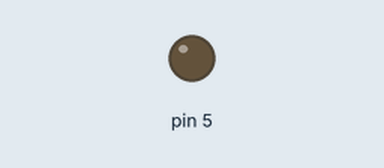
Recording of a sketch running on a simulated Arduino Uno, built with avr-gcc and run on an emulated ATmega328P. On the bench: output pins drawn as LEDs (lit = HIGH).

Above: at 4.0 s.
At 10.5 s:
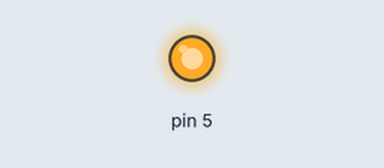
Timing chart, 0 to 16.9 s (numbered marks = the images above):
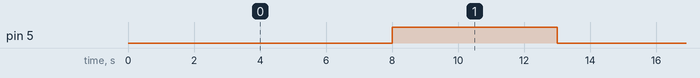

The sketch:

sleep_test.ino
```cpp
#include "LowPower.h"

void setup ()
{
pinMode(5, OUTPUT);
}

void loop ()
{
  LowPower.powerDown(SLEEP_8S, ADC_OFF, BOD_OFF);
//  for (int i = 0; i < 100; i++) {
//  LowPower.idle(SLEEP_8S, ADC_OFF, TIMER2_OFF, TIMER1_OFF, TIMER0_OFF,
//                SPI_OFF, USART0_OFF, TWI_OFF);
//  }
  //LowPower.idle(SLEEP_8S, ADC_OFF, TIMER2_OFF, TIMER1_OFF, TIMER0_OFF,
  //              SPI_OFF, USART0_OFF, TWI_OFF);
  digitalWrite(5, HIGH);   // turn the LED on (HIGH is the voltage level)
  delay(5000);
  //LowPower.powerDown(SLEEP_8S, ADC_OFF, BOD_OFF);
  digitalWrite(5, LOW);
  //delay(5000);
  //LowPower.powerDown(SLEEP_2S, ADC_OFF, BOD_OFF);
}
```

Measured:
- by itself, pin 5: alternates HIGH for 5.0 s and LOW for 8.0 s
